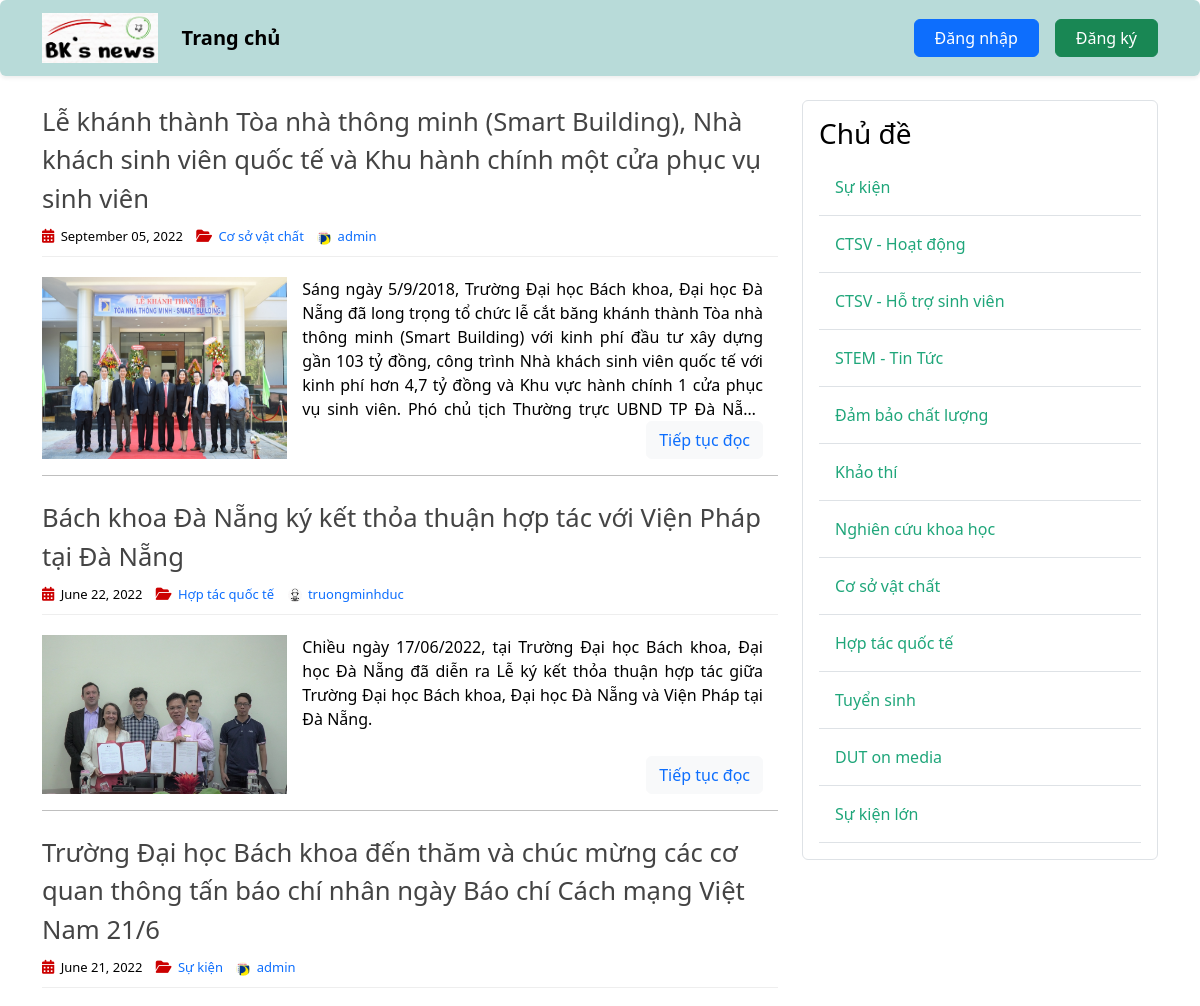
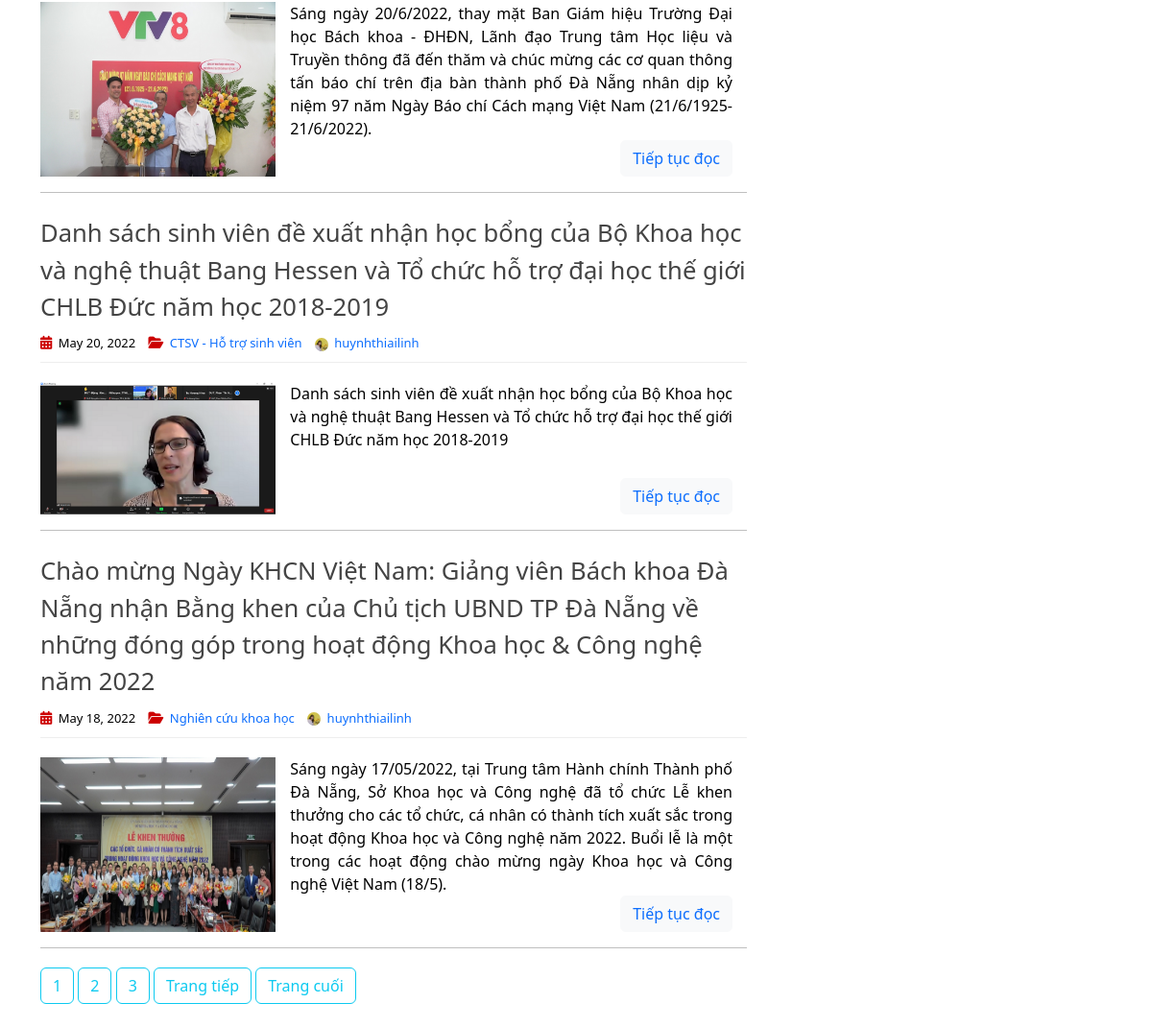
The page / on the database its author committed (2 pictures, top to bottom).
### post_app/models.py (models this page shows, shortened)
class Post(models.Model):
    title = models.CharField(max_length=255)
    content = RichTextField(blank=True, null=True)
    date_posted = models.DateTimeField(default=timezone.now)
    author = models.ForeignKey(User, on_delete=models.CASCADE)
    image = models.ImageField(default='post_default.jpg', upload_to='post_pics')
    topic = models.ForeignKey(Topic, on_delete=models.CASCADE, null=True, blank=False)

class Topic(models.Model):
    name = models.TextField(max_length=256)

### user_app/models.py (models this page shows, shortened)
class Profile(models.Model):
    user = models.OneToOneField(User, on_delete=models.CASCADE)
    avatar = models.ImageField(default='default.jpg', upload_to='profile_pics')

### post_app/views.py (the view)
# urls.py: path('', HomeListView.as_view(), name='home'),
class HomeListView(ListView):
    model = Post
    template_name = 'post/home.html'
    context_object_name = 'posts'
    ordering = ['-date_posted']
    paginate_by = 5
    queryset: Post.objects.all()
    def get_context_data(self, **kwargs):
        context = super(HomeListView, self).get_context_data(**kwargs)
        context['topics'] = Topic.objects.all()
        return context

### post_app/templates/post/home.html (shortened to what this page needs)
{% extends 'base.html' %}
{% load static %}
{% block post_content %}
<head>
    <link rel="stylesheet" type="text/css" href="{% static 'article/home.css' %}">
</head>
{% for post in posts %}
<article>
    <header>
        <h2>
            <a href="{% url 'post-detail' post.id %}" class="post-title">
                {{ post.title }}
            </a>
        </h2>
        <div class="entry-meta">
            <span>
                <i class="fa-solid fa-calendar-days"></i>
                {{ post.date_posted | date:"F d, Y" }}
            </span>
            <span>
                <i class="fa-solid fa-folder-open"></i>
                <a href="{% url 'topic-posts' post.topic.id %}" class="topic-link">
                    {{ post.topic.name }}
                </a>
            </span>
            <span>
                <img class="rounded-circle account-img" src="{{ post.author.profile.avatar.url }}" alt="account-image">
                <a href="{% url 'user-posts' post.author.username %}" class="ms-auto">{{ post.author }}</a>
            </span>
        </div>
    </header>
    <div class="entry-content">
        <img class="col-sm-4" src="{{ post.image.url }}" alt="image">
        <div class="post-content">
            <div class="truncate-content">
                {{ post.content|safe }}
            </div>
            <p>
                <button type="button" class="btn btn-light">
                    <a href="{% url 'post-detail' post.id %}">
                        Tiếp tục đọc
                    </a>
                </button>
            </p>
        </div>
    </div>
    <hr class="section-divider">
</article>
{% endfor%}
{% if is_paginated %}
{% for num in page_obj.paginator.page_range %}
{% if page_obj.number == num %}
<a class="btn btn-outline-info mb-4" href="?page={{ num }}">{{ num }}</a>
{% elif num > page_obj.number|add:'-3' and num < page_obj.number|add:'3' %} <a class="btn btn-outline-info mb-4"
    href="?page={{ num }}">{{ num }}</a>
    {% endif %}
    {% endfor %}
    {% if page_obj.has_next %}
    <a class="btn btn-outline-info mb-4" href="?page={{ page_obj.next_page_number }}">Trang tiếp</a>
    <a class="btn btn-outline-info mb-4" href="?page={{ page_obj.paginator.num_pages }}">Trang cuối</a>
    {% endif%}
    {% endif%}
    {% endblock post_content %}
    {% block topic_content %}
    {% include 'topic/topic_sidebar.html' %}
    {% endblock topic_content %}

### post_app/templates/topic/topic_sidebar.html
<div class="content-section border p-3 rounded">
    <h3>Chủ đề</h3>
    {% for topic in topics %}
        <a href="{% url 'topic-posts' topic.id %}" class="topic-link">
            <div class="border-bottom w-100 p-3">
                {{topic.name}}
            </div>
        </a>
    {% endfor%}
</div>

### post_management_system/static/css/main.css (style rules this page uses)
body { color: #000; margin-top: 5rem; }
a, a:hover { text-decoration: none; }

### post_app/static/article/home.css (style rules this page uses)
a, a:hover { text-decoration: none; }
article { margin-bottom: 20px; }
article header { border-bottom: 1px solid #eee; padding-bottom: 9px; }
.post-title { color: #444; font-size: 1.6rem; }
.entry-meta span { font-size: 13px; margin-right: 10px; }
.entry-meta i { font-size: 14px; margin-right: 3px; color: #cc0000; }
.account-img { height: 14px; width: 14px; margin-right: 3px; border: #cc0000; }
.truncate-content p:first-child { display: -webkit-box; -webkit-line-clamp: 6; -webkit-box-orient: vertical; overflow: hidden; text-overflow: ellipsis; margin-bottom: 0; text-align: justify; }
.entry-content { display: flex; flex-direction: row; margin-top: 20px; }
.post-content { display: flex; flex-direction: column; justify-content: space-between; align-items: flex-end; min-height: 1px; padding-right: 15px; padding-left: 15px; }
.post-content > * { margin-bottom: 0; }
.topic-link div { color: #1fa67a; }

### rows shown on the page
Post: title "Lễ khánh thành Tòa nhà thông minh (Smart Building), Nhà khách sinh viên quốc tế và Khu hành chính một cửa phục vụ sinh viên", date_posted "September 05, 2022", topic.name "Cơ sở vật chất", author.profile.avatar (picture), author "admin", image (picture), content "Sáng ngày 5/9/2018, Trường Đại học Bách khoa, Đại học Đà Nẵng đã long trọng tổ chức lễ cắt băng khánh thành Tòa nhà thông minh (Smart Building) với kinh phí đầu tư xây dựng gần 103 tỷ đồng, công trình Nhà khách sinh viên quốc tế với kinh phí hơn 4,7 tỷ đồng và Khu vực hành chính 1 cửa phục vụ sinh viên. Phó chủ tịch Thường trực UBND TP Đà…"
Post: title "Bách khoa Đà Nẵng ký kết thỏa thuận hợp tác với Viện Pháp tại Đà Nẵng", date_posted "June 22, 2022", topic.name "Hợp tác quốc tế", author.profile.avatar (placeholder picture), author "truongminhduc", image (picture), content "Chiều ngày 17/06/2022, tại Trường Đại học Bách khoa, Đại học Đà Nẵng đã diễn ra Lễ ký kết thỏa thuận hợp tác giữa Trường Đại học Bách khoa, Đại học Đà Nẵng và Viện Pháp tại Đà Nẵng."
Post: title "Trường Đại học Bách khoa đến thăm và chúc mừng các cơ quan thông tấn báo chí nhân ngày Báo chí Cách mạng Việt Nam 21/6", date_posted "June 21, 2022", topic.name "Sự kiện", author.profile.avatar (picture), author "admin", image (picture), content "Sáng ngày 20/6/2022, thay mặt Ban Giám hiệu Trường Đại học Bách khoa - ĐHĐN, Lãnh đạo Trung tâm Học liệu và Truyền thông đã đến thăm và chúc mừng các cơ quan thông tấn báo chí trên địa bàn thành phố Đà Nẵng nhân dịp kỷ niệm 97 năm Ngày Báo chí Cách mạng Việt Nam (21/6/1925-21/6/2022)."
Post: title "Danh sách sinh viên đề xuất nhận học bổng của Bộ Khoa học và nghệ thuật Bang Hessen và Tổ chức hỗ trợ đại học thế giới CHLB Đức năm học 2018-2019", date_posted "May 20, 2022", topic.name "CTSV - Hỗ trợ sinh viên", author.profile.avatar (picture), author "huynhthiailinh", image (picture), content "Danh sách sinh viên đề xuất nhận học bổng của Bộ Khoa học và nghệ thuật Bang Hessen và Tổ chức hỗ trợ đại học thế giới CHLB Đức năm học 2018-2019"
Post: title "Chào mừng Ngày KHCN Việt Nam: Giảng viên Bách khoa Đà Nẵng nhận Bằng khen của Chủ tịch UBND TP Đà Nẵng về những đóng góp trong hoạt động Khoa học & Công nghệ năm 2022", date_posted "May 18, 2022", topic.name "Nghiên cứu khoa học", author.profile.avatar (picture), author "huynhthiailinh", image (picture), content "Sáng ngày 17/05/2022, tại Trung tâm Hành chính Thành phố Đà Nẵng, Sở Khoa học và Công nghệ đã tổ chức Lễ khen thưởng cho các tổ chức, cá nhân có thành tích xuất sắc trong hoạt động Khoa học và Công nghệ năm 2022. Buổi lễ là một trong các hoạt động chào mừng ngày Khoa học và Công nghệ Việt Nam (18/5)."
Topic: name "Sự kiện"
Topic: name "CTSV - Hoạt động"
Topic: name "CTSV - Hỗ trợ sinh viên"
Topic: name "STEM - Tin Tức"
Topic: name "Đảm bảo chất lượng"
Topic: name "Khảo thí"
Topic: name "Nghiên cứu khoa học"
Topic: name "Cơ sở vật chất"
Topic: name "Hợp tác quốc tế"
Topic: name "Tuyển sinh"
Topic: name "DUT on media"
Topic: name "Sự kiện lớn"

### other values the page prints
{{ num }} "1"
{{ num }} "2" "3"
